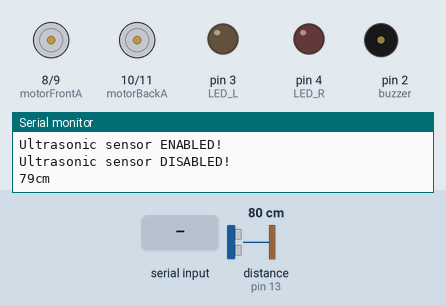
Simulated run of this sketch. Board: Arduino Uno, built with avr-gcc and run on an emulated ATmega328P. On the bench: motor-driver pin pairs drawn as motors (green arrow = first pin HIGH = forward, orange = second pin HIGH = backward, longer = more drive), output pins drawn as LEDs (lit = HIGH), buzzer (waves = sounding), the last lines printed to the serial monitor. Wiring (inferred from the names in the program): ultrasonic range finder: trigger pin 12; echo pin 13. The test bench sets the inputs (shaded band); at power-on: distance to the obstacle (sensor on pin 13) 80 cm. The echo pulse lasts 58.3 µs per cm; pins used as bus, display or sensor lines are not drawn.

Above: at 1.9 s.
2.0 s: distance to the obstacle (sensor on pin 13) set to 2 cm
At 4.2 s:
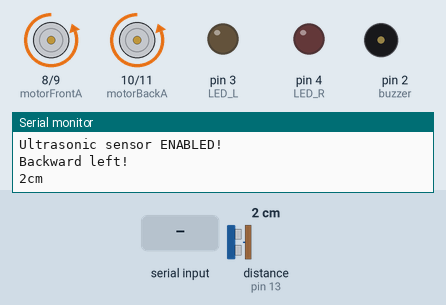
6.4 s: "a" received over the second serial link
At 9.0 s:
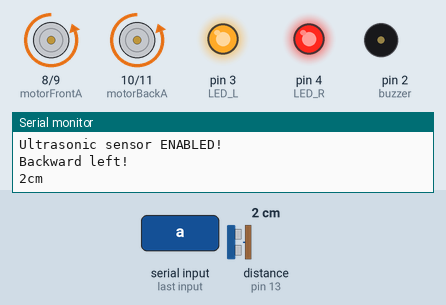
10.8 s: "c" received over the second serial link
At 14.1 s:
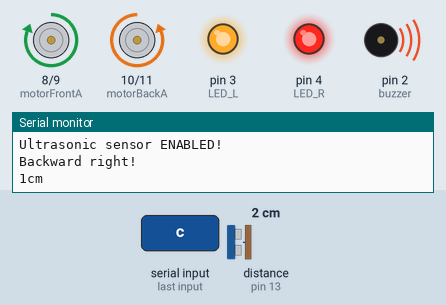
15.2 s: distance to the obstacle (sensor on pin 13) set to 18 cm
18.3 s: "b" received over the second serial link
At 19.4 s:
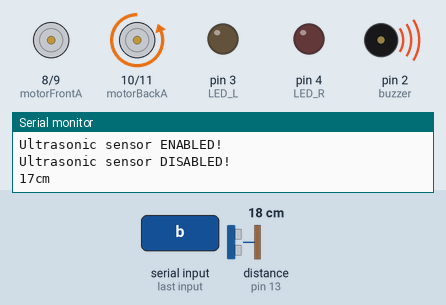
20.5 s: "d" received over the second serial link
At 22.4 s:
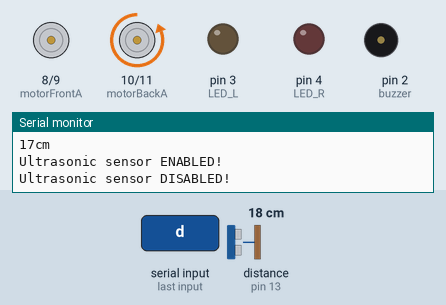
Timing chart, 0 to 23.7 s (numbered marks = the images above; inputs shaded):
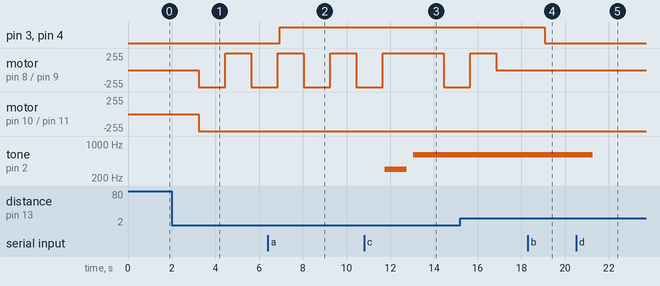

Measured:
- after the input at 2.0 s, motor on pin 8 (motorFrontA) / pin 9 (motorFrontB): stopped → backward 255/255 after 1.2 s, → forward 255/255 1.2 s later, → backward 255/255 1.2 s later; motor on pin 10 (motorBackA) / pin 11 (motorBackB): stopped → backward 255/255 after 1.2 s
- after the input at 6.4 s, pin 3 (LED_L), pin 4 (LED_R): LOW → HIGH after 0.55 s
- after the input at 10.8 s, tone on pin 2 (buzzer): silent → 300 Hz after 0.95 s, → silent 1.0 s later, → 600 Hz 0.30 s later
- after the input at 18.3 s, pin 3 (LED_L), pin 4 (LED_R): HIGH → LOW after 0.76 s
- after the input at 20.5 s, tone on pin 2 (buzzer): 600 Hz → silent after 0.77 s

The sketch:

toy_car.ino
```cpp
#include <SoftwareSerial.h> // import the serial library

#define ON HIGH
#define OFF LOW

#define MAX 255
#define MIN 0

#define ERR -1

//Define motor pins
const int motorFrontA  = 8;
const int motorFrontB  = 9;

const int motorBackA  = 10;
const int motorBackB  = 11;

//Bluetooth Receive, Transmit (RX, TX)
const int bt_RX = 5;
const int bt_TX = 6;
int btData;

//Buzzer & Speaker to Arduino UNO
const int buzzer = 2 ;

//LEDs
const int LED_L = 3;
const int LED_R = 4;

//Ultrasonic sensor
const int UTSN_TRIG = 12;
const int UTSN_ECHO = 13;
long utsnData;

void init_ultrasonic_sensor() {
    // initialize serial communication:
    Serial.begin(9600);

    pinMode(UTSN_TRIG,OUTPUT);
    pinMode(UTSN_ECHO,INPUT);
}

SoftwareSerial bt_hc06 (bt_RX, bt_TX);
void init_bluetooth() {
    bt_hc06.begin(9600);
    bt_hc06.println("HC06 Bluetooth device init!");
}

void init_LED() {
    pinMode(LED_L, OUTPUT);
    pinMode(LED_R, OUTPUT);
}

void init_buzzer() {
    pinMode(buzzer, OUTPUT);
}

void init_motor() {
    pinMode(motorFrontA, OUTPUT);
    pinMode(motorFrontB, OUTPUT);
    pinMode(motorBackA, OUTPUT);
    pinMode(motorBackB, OUTPUT);
}

void light_action(int state) {
    digitalWrite(LED_L ,state);
    digitalWrite(LED_R ,state);
}

void buzzer_action (int state) {
    if (state == ON) {
        tone(buzzer, 300);
        delay(1000);
        noTone(buzzer);
        delay(300);
        tone(buzzer, 600);
        delay(300);
    }
    else
        noTone(buzzer);
}

long utsn_reading(){
    long duration, distCm;

    digitalWrite(UTSN_TRIG, LOW);
    delayMicroseconds(2);
    digitalWrite(UTSN_TRIG, HIGH);
    delayMicroseconds(10);
    digitalWrite(UTSN_TRIG, LOW);

    duration = pulseIn(UTSN_ECHO,HIGH);
    distCm = duration / 29.1 / 2 ;

    if (distCm <= 0){
        Serial.println("Out of range");
        return ERR;
    }
    else {
        Serial.print(distCm);
        Serial.print("cm");
        Serial.println();
    }

    delay(1000);

    return distCm;
}

// Motor Function
void run_forward() {
    analogWrite(motorBackA,MAX);
    analogWrite(motorBackB,MIN);
}

void run_backward() {
    analogWrite(motorBackA,MIN);
    analogWrite(motorBackB,MAX);
}

void turn_left() {
    analogWrite(motorFrontA,MIN);
    analogWrite(motorFrontB,MAX);
}

void turn_right() {
    analogWrite(motorFrontA,MAX);
    analogWrite(motorFrontB,MIN);
}

void go_straight() {
    analogWrite(motorFrontA,MIN);
    analogWrite(motorFrontB,MIN);
}

void stop_car() {
    analogWrite(motorBackA,MIN);
    analogWrite(motorBackB,MIN);
}

void setup() {
    // put your setup code here, to run once:
    // initialize the digital pin as an output.
    init_bluetooth();
    init_ultrasonic_sensor();
    init_LED();
    init_buzzer();
    init_motor();
}

void loop() {
    utsnData = utsn_reading();

    if (utsnData != ERR)
        Serial.println("Ultrasonic sensor ENABLED!");
        go_straight();
        if ((utsnData < 15) && (utsnData > 0)) {
            if ((utsnData % 2) == 0) {
                Serial.println("Backward right!");
                turn_right();
                run_backward();
            }
            else {
                Serial.println("Backward left!");
                turn_left();
                run_backward();
            }
            delay(100);
        }
    else
        Serial.println("Ultrasonic sensor DISABLED!");

    if (bt_hc06.available()){
        btData=bt_hc06.read();
        switch (btData) {
        case 'a': //Light on
            light_action(ON);
            break;
        case 'b': //Light off
            light_action(OFF);
            break;
        case 'c': //Buzzer on
            buzzer_action(ON);
            break;
        case 'd': //Buzzer off
            buzzer_action(OFF);
            break;
        case 'e': //Go Straight
            go_straight();
            break;
        case 'f': //Turn Left
            turn_left();
            break;
        case 'g': //Turn Right
            turn_right();
            break;
        case 'h': //Go Forward
            run_forward();
            break;
        case 'i': //Go Backward
            run_backward();
            break;
        case 'j': //Stop
            stop_car();
            break;
        }
    }

    delay(100);// prepare for next data ...
}
```
